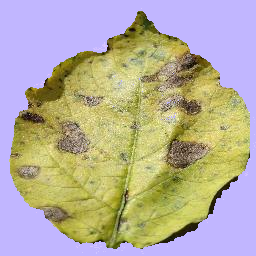
#> input picture pyfile/image_with_pink_background.png, 256 x 256 px, found by its file name
$ python mask_pink.py
#> lines starting #> are read from the running program, lines starting #| are printed output that depends on the picture; after the words box and inside, x2 and y2 are one past the last pixel; in counts of white or black regions, pixels touching at a corner belong together
import cv2
import numpy as np

# Load the image and convert it to HSV color space
image = cv2.imread("pyfile/image_with_pink_background.png")
#> image is the input picture: shape (256, 256, 3); mean B, G, R 157.4, 173.6, 181.7
hsv = cv2.cvtColor(image, cv2.COLOR_BGR2HSV)
#> hsv: shape (256, 256, 3); mean H, S, V 66, 104.6, 206.9

# Convert the specific BGR pink color (255, 182, 193) to HSV
pink_bgr = np.uint8([[[255, 182, 193]]])  # BGR color
pink_hsv = cv2.cvtColor(pink_bgr, cv2.COLOR_BGR2HSV)[0][0]

# Define a narrow range around the HSV value of pink
lower_pink = np.array([pink_hsv[0] - 10, 50, 50])   # Adjust as needed for tolerance
upper_pink = np.array([pink_hsv[0] + 10, 255, 255])

# Create a mask based on this specific pink color range
mask_pink = cv2.inRange(hsv, lower_pink, upper_pink)
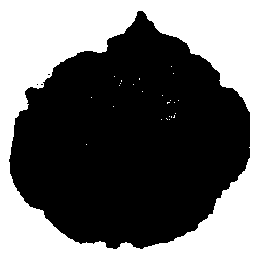
#> mask_pink: shape (256, 256); 40% white; 25 white regions (24 under 20 px), largest, box (x1, y1, x2, y2) and area: (0, 0, 256, 256) 26183

# Perform morphological operations to remove noise and fill gaps
kernel = np.ones((5, 5), np.uint8)
mask_cleaned = cv2.morphologyEx(mask_pink, cv2.MORPH_CLOSE, kernel)
#> mask_cleaned: shape (256, 256); 40.1% white; 19 white regions (17 under 20 px), largest, box (x1, y1, x2, y2) and area: (0, 0, 256, 256) 26210, (166, 115, 175, 120) 20
mask_cleaned = cv2.morphologyEx(mask_cleaned, cv2.MORPH_OPEN, kernel)
#> mask_cleaned: shape (256, 256); 40% white; 1 white region, box (x1, y1, x2, y2) and area: (0, 0, 256, 256) 26198

# Invert the mask to capture everything except the pink area
mask_background = cv2.bitwise_not(mask_cleaned)

# Save the mask_background as a PNG image with the same size as the original image
cv2.imwrite("mark/chk3/mask_cleaned.png", mask_cleaned)
